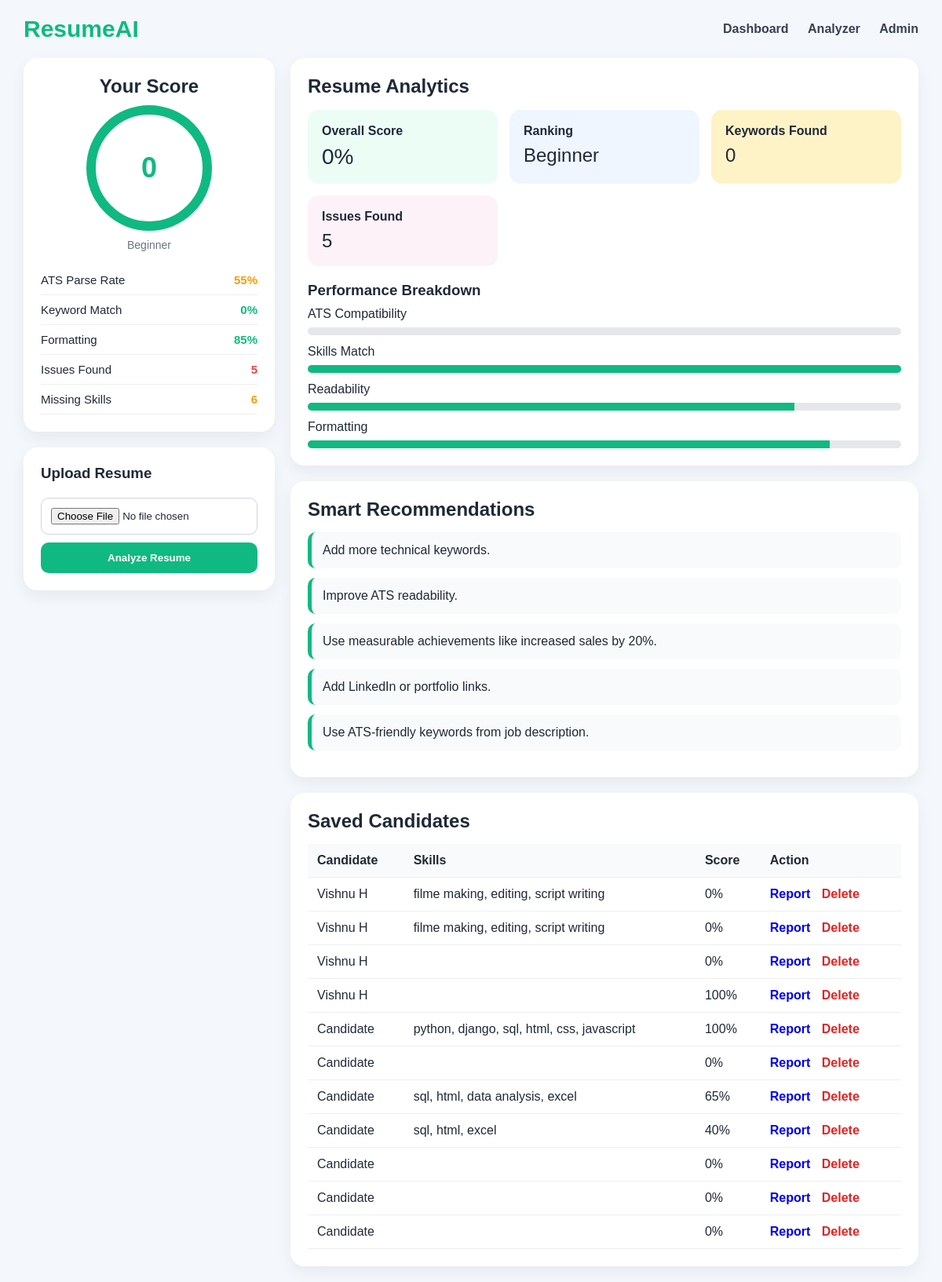
The page / on the database its author committed.
### analyser/models.py (models this page shows, shortened)
class Resume(models.Model):
    name = models.CharField(max_length=100)
    email = models.EmailField()
    skills = models.TextField()
    file = models.FileField(upload_to='resumes/', null=True, blank=True)
    score = models.IntegerField(default=0)

### analyser/views.py (the view, shortened to what this page needs)
# urls.py: path('', home, name='home'),
def home(request):
    data = Resume.objects.all()
    top = Resume.objects.order_by('-id').first()
    tips = []
    missing = 0
    issues = 0
    parse_rate = 0
    rank = "Beginner"
    if top:
        all_skills = ["python","django","sql","html","css","javascript"]
        found_skills = top.skills.lower()
        for s in all_skills:
            if s not in found_skills:
                missing += 1
        if top.score < 50:
            issues = 5
            parse_rate = 55
            rank = "Beginner"
            tips.append("Add more technical keywords.")
            tips.append("Improve ATS readability.")
        elif top.score < 80:
            issues = 2
            parse_rate = 78
            rank = "Intermediate"
            tips.append("Add projects and achievements.")
        else:
            issues = 0
            parse_rate = 95
            rank = "Advanced"
            tips.append("Excellent ATS-ready resume.")
    return render(request,'home.html',{
        'data':data,
        'top':top,
        'tips':tips,
        'missing':missing,
        'issues':issues,
        'parse_rate':parse_rate,
        'rank':rank
    })

### analyser/templates/home.html (shortened to what this page needs)
<!DOCTYPE html>
<html lang="en">
<head>
</head>
<body>
<div class="container">
<div class="topbar">
<div class="logo">ResumeAI</div>
<div class="menu">
<a href="#">Dashboard</a>
<a href="#">Analyzer</a>
<a href="/admin">Admin</a>
</div>
</div>
<div class="grid">
<div>
<div class="card score-box">
<h2>Your Score</h2>
<div class="circle">
{% if top %}{{ top.score }}{% else %}0{% endif %}
</div>
<p class="muted">{{ rank }}</p>
<div class="side-list">
<div class="side-item">
<span>ATS Parse Rate</span>
<span class="warn">{{ parse_rate }}%</span>
</div>
<div class="side-item">
<span>Keyword Match</span>
<span class="good">{% if top %}{{ top.score }}{% else %}0{% endif %}%</span>
</div>
<div class="side-item">
<span>Formatting</span>
<span class="good">85%</span>
</div>
<div class="side-item">
<span>Issues Found</span>
<span class="bad">{{ issues }}</span>
</div>
<div class="side-item">
<span>Missing Skills</span>
<span class="warn">{{ missing }}</span>
</div>
</div>
</div>
<div class="card" style="margin-top:20px;">
<h3 style="margin-bottom:10px;">Upload Resume</h3>
<form method="POST" enctype="multipart/form-data">
<input type="file" name="file" required>
<button type="submit">Analyze Resume</button>
</form>
</div>
</div>
<div>
<div class="card">
<div class="section-title">Resume Analytics</div>
<div class="stats">
<div class="stat green">
<h4>Overall Score</h4>
<p style="font-size:28px;margin-top:8px;">
{% if top %}{{ top.score }}%{% else %}0%{% endif %}
</p>
</div>
<div class="stat blue">
<h4>Ranking</h4>
<p style="font-size:24px;margin-top:8px;">{{ rank }}</p>
</div>
<div class="stat yellow">
<h4>Keywords Found</h4>
<p style="font-size:24px;margin-top:8px;">
{% if top %}{{ top.skills|length }}{% else %}0{% endif %}
</p>
</div>
<div class="stat pink">
<h4>Issues Found</h4>
<p style="font-size:24px;margin-top:8px;">{{ issues }}</p>
</div>
</div>
<h3 style="margin:20px 0 10px;">Performance Breakdown</h3>
<p>ATS Compatibility</p>
<div class="progress">
</div>
<p style="margin-top:12px;">Skills Match</p>
<div class="progress">
<div style="width:{% if top %}{{ top.score|add:'-5' }}{% else %}0{% endif %}%"></div>
</div>
<p style="margin-top:12px;">Readability</p>
<div class="progress">
<div style="width:82%"></div>
</div>
<p style="margin-top:12px;">Formatting</p>
<div class="progress">
<div style="width:88%"></div>
</div>
</div>
<div class="card" style="margin-top:20px;">
<h2 style="margin-bottom:15px;">Smart Recommendations</h2>
{% if tips %}
{% for tip in tips %}
<div class="tip">{{ tip }}</div>
{% endfor %}
{% else %}
<div class="tip">Upload a resume to get personalized recommendations.</div>
{% endif %}
<div class="tip">Use measurable achievements like increased sales by 20%.</div>
<div class="tip">Add LinkedIn or portfolio links.</div>
<div class="tip">Use ATS-friendly keywords from job description.</div>
</div>
<div class="card" style="margin-top:20px;">
<h2 style="margin-bottom:15px;">Saved Candidates</h2>
<table>
<tr>
<th>Candidate</th>
<th>Skills</th>
<th>Score</th>
<th>Action</th>
</tr>
{% for i in data %}
<tr>
<td>{{ i.name }}</td>
<td>{{ i.skills }}</td>
<td>{{ i.score }}%</td>
<td class="action">
<a href="/report/{{ i.id }}/">Report</a>
<a class="delete" href="/delete/{{ i.id }}/">Delete</a>
</td>
</tr>
{% endfor %}
</table>
</div>
</div>
</div>
</div>
</body>
</html>

### analyser/templates/home.html (style rules this page uses)
* { margin:0;padding:0;box-sizing:border-box; }
body { font-family:Arial,sans-serif; background:#f4f7fb; color:#1f2937; }
.container { width:95%; max-width:1400px; margin:auto; padding:20px 0; }
.topbar { display:flex; justify-content:space-between; align-items:center; margin-bottom:20px; }
.logo { font-size:30px; font-weight:700; color:#10b981; }
.menu a { text-decoration:none; margin-left:20px; color:#374151; font-weight:600; }
.grid { display:grid; grid-template-columns:320px 1fr; gap:20px; }
.card { background:#fff; border-radius:18px; padding:22px; box-shadow:0 8px 20px rgba(0,0,0,.06); }
.score-box { text-align:center; }
.circle { width:160px; height:160px; border-radius:50%; border:12px solid #10b981; display:flex; align-items:center; justify-content:center; margin:10px auto; font-size:36px; font-weight:bold; color:#10b981; }
.muted { color:#6b7280; font-size:14px; }
.side-list { margin-top:18px; }
.side-item { display:flex; justify-content:space-between; padding:10px 0; border-bottom:1px solid #eee; font-size:15px; }
.good { color:#10b981;font-weight:bold; }
.bad { color:#ef4444;font-weight:bold; }
.warn { color:#f59e0b;font-weight:bold; }
input { width:100%; padding:12px; border:1px solid #d1d5db; border-radius:10px; margin:10px 0; }
button { background:#10b981; color:#fff; border:none; padding:12px 18px; border-radius:10px; cursor:pointer; font-weight:bold; width:100%; }
.section-title { font-size:24px; font-weight:700; margin-bottom:16px; }
.stats { display:grid; grid-template-columns:repeat(auto-fit,minmax(180px,1fr)); gap:15px; margin-bottom:20px; }
.stat { padding:18px; border-radius:14px; }
.green { background:#ecfdf5; }
.blue { background:#eff6ff; }
.yellow { background:#fef3c7; }
.pink { background:#fdf2f8; }
.progress { height:10px; background:#e5e7eb; border-radius:20px; overflow:hidden; margin-top:8px; }
.progress div { height:100%; background:#10b981; }
.tip { padding:14px; border-left:5px solid #10b981; background:#f9fafb; border-radius:10px; margin-bottom:12px; }
table { width:100%; border-collapse:collapse; margin-top:10px; }
th,td { padding:12px; border-bottom:1px solid #eee; text-align:left; }
th { background:#f9fafb; }
.action a { text-decoration:none; margin-right:10px; font-weight:bold; }
.delete { color:#dc2626; }

### rows shown on the page
Resume: score "0", skills|length "0", name "Candidate"
Resume: name "Vishnu H", skills "filme making, editing, script writing", score "0"
Resume: name "Vishnu H", skills "filme making, editing, script writing", score "0"
Resume: name "Vishnu H", score "0"
Resume: name "Vishnu H", score "100"
Resume: name "Candidate", skills "python, django, sql, html, css, javascript", score "100"
Resume: name "Candidate", score "0"
Resume: name "Candidate", skills "sql, html, data analysis, excel", score "65"
Resume: name "Candidate", skills "sql, html, excel", score "40"
Resume: name "Candidate", score "0"
Resume: name "Candidate", score "0"

### other values the page prints
{{ rank }} "Beginner"
{{ parse_rate }} "55"
{{ issues }} "5"
{{ missing }} "6"
{{ tip }} "Add more technical keywords." "Improve ATS readability."
